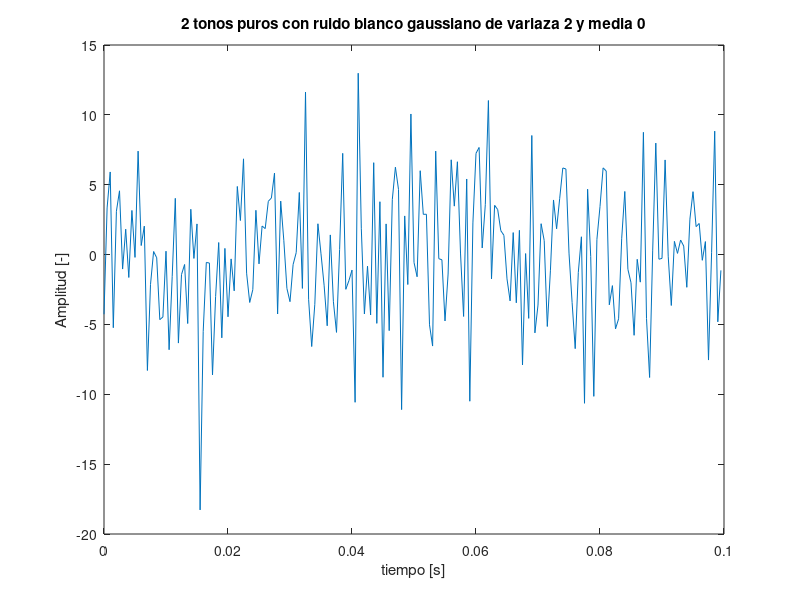

Source code (MATLAB): (Note: this script raises an error after producing the figure.)
%%%%% Parte II Lab 4 DSP

close all; clear; clc

Fs = 2000; Ts = 1/Fs; t = 0:Ts:0.1-Ts; N = length(t);

% ruido, actualizar a gaussiano
n = sqrt(1/0.0909)*wgn(1,length(t) ,2,"linear"); %wgn(1,length(t),)
var(n)

% señal limpia
s = .5*cos(2*pi*100*t) + 1.5*sin(2*pi*500*t);

% señal con ruido
sn = s + n;

%%% p21: Gráfico en el tiempo 
figure
plot(t,sn);
xlabel("tiempo [s]");ylabel("Amplitud [-]");
title("2 tonos puros con ruido blanco gaussiano de variaza 2 y media 0")

%%% p22: FFT y gráficos de amplitud en frecuencia
S = fft(s,N);
SN = fft(sn,N);
f  = (0:(N-1))*Fs/N;

figure
subplot 211
stem(f, abs(S));xlim([0 1000]);
xlabel("Frecuencia [Hz]");ylabel("Amplitud [-]");
title("Contenido en frecuencia de señal limpia");
subplot 212
stem(f, abs(SN));xlim([0 1000]);
xlabel("Frecuencia [Hz]");ylabel("Amplitud [-]");
title("Contenido en frecuencia de señal ruidosa");

%%%p23: Gráfico en dB para contenido en frecuencia 
%100 ms
S_dB = 20*log10(abs(S));
SN_dB = 20*log10(abs(SN));

figure
subplot 211
plot(f, S_dB - max(S_dB));xlim([0 1000]);
xlabel("Frecuencia [Hz]");ylabel("Amplitud [dB]");
title("Contenido en frecuencia de señal limpia en dB (0.1s)");
subplot 222
plot(f, SN_dB - max(SN_dB));xlim([0 1000]);
xlabel("Frecuencia [Hz]");ylabel("Amplitud [dB]");
title("Contenido en frecuencia de señal ruidosa en dB (0.1s)");

%1s
Fs = 2000; Ts = 1/Fs; t = 0:Ts:1-Ts; N = length(t);

n = sqrt(1/0.0909)*wgn(1,length(t) ,2,"linear"); var(n)     % rudio wgn(1,length(t),)
s = .5*cos(2*pi*100*t) + 1.5*sin(2*pi*500*t); % señal limpia
sn = s + n;                                   % señal con ruido

f  = (0:(N-1))*Fs/N;

S_dB = 20*log10(abs(S));
SN_dB = 20*log10(abs(SN));

figure
subplot 211
plot(f, S_dB - max(S_dB));xlim([0 1000]);
xlabel("Frecuencia [Hz]");ylabel("Amplitud [dB]");
title("Contenido en frecuencia de señal limpia en dB (1s)");
subplot 222
plot(f, SN_dB - max(SN_dB));xlim([0 1000]);
xlabel("Frecuencia [Hz]");ylabel("Amplitud [dB]");
title("Contenido en frecuencia de señal ruidosa en dB (1s)");